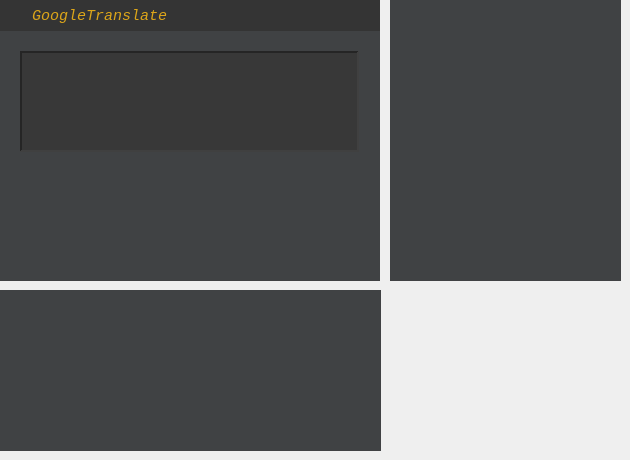
<?xml version="1.0" encoding="UTF-8"?>
<ui version="4.0">
 <class>MainWindow</class>
 <widget class="QMainWindow" name="MainWindow">
  <property name="geometry">
   <rect>
    <x>0</x>
    <y>0</y>
    <width>630</width>
    <height>460</height>
   </rect>
  </property>
  <property name="windowTitle">
   <string>kangke</string>
  </property>
  <property name="styleSheet">
   <string notr="true"/>
  </property>
  <widget class="QWidget" name="CentralWidget">
   <widget class="QWidget" name="MainWidget" native="true">
    <property name="geometry">
     <rect>
      <x>-1</x>
      <y>0</y>
      <width>381</width>
      <height>281</height>
     </rect>
    </property>
    <property name="styleSheet">
     <string notr="true">background-color: rgb(64, 66, 68);</string>
    </property>
    <widget class="QWidget" name="layoutWidget">
     <property name="geometry">
      <rect>
       <x>10</x>
       <y>40</y>
       <width>361</width>
       <height>231</height>
      </rect>
     </property>
     <layout class="QVBoxLayout" name="MainResultLayout">
      <item>
       <widget class="QPlainTextEdit" name="InputContent">
        <property name="font">
         <font>
          <family>Consolas</family>
          <pointsize>11</pointsize>
         </font>
        </property>
        <property name="contextMenuPolicy">
         <enum>Qt::DefaultContextMenu</enum>
        </property>
        <property name="styleSheet">
         <string notr="true">background-color: rgb(56, 56, 56);
color: rgb(255, 255, 255);</string>
        </property>
        <property name="frameShape">
         <enum>QFrame::Panel</enum>
        </property>
        <property name="frameShadow">
         <enum>QFrame::Sunken</enum>
        </property>
        <property name="lineWidth">
         <number>2</number>
        </property>
       </widget>
      </item>
      <item>
       <widget class="QPlainTextEdit" name="ReturnResult">
        <property name="enabled">
         <bool>true</bool>
        </property>
        <property name="font">
         <font>
          <family>Consolas</family>
          <pointsize>11</pointsize>
          <weight>9</weight>
          <italic>false</italic>
          <bold>false</bold>
         </font>
        </property>
        <property name="cursor" stdset="0">
         <cursorShape>ArrowCursor</cursorShape>
        </property>
        <property name="focusPolicy">
         <enum>Qt::ClickFocus</enum>
        </property>
        <property name="acceptDrops">
         <bool>false</bool>
        </property>
        <property name="styleSheet">
         <string notr="true">font: 75 11pt &quot;Consolas&quot;;
background-color: rgba(56, 56, 56, 0);
color: rgb(220, 165, 25);
</string>
        </property>
        <property name="frameShape">
         <enum>QFrame::Panel</enum>
        </property>
        <property name="frameShadow">
         <enum>QFrame::Sunken</enum>
        </property>
        <property name="lineWidth">
         <number>2</number>
        </property>
        <property name="readOnly">
         <bool>true</bool>
        </property>
        <property name="textInteractionFlags">
         <set>Qt::TextSelectableByMouse</set>
        </property>
       </widget>
      </item>
     </layout>
    </widget>
    <widget class="QFrame" name="TitleFrame">
     <property name="geometry">
      <rect>
       <x>0</x>
       <y>0</y>
       <width>381</width>
       <height>31</height>
      </rect>
     </property>
     <property name="focusPolicy">
      <enum>Qt::ClickFocus</enum>
     </property>
     <property name="styleSheet">
      <string notr="true">background-color: rgb(52, 52, 52);</string>
     </property>
     <property name="frameShadow">
      <enum>QFrame::Plain</enum>
     </property>
     <layout class="QVBoxLayout" name="TitleVLayout">
      <property name="spacing">
       <number>0</number>
      </property>
      <property name="leftMargin">
       <number>0</number>
      </property>
      <property name="topMargin">
       <number>0</number>
      </property>
      <property name="rightMargin">
       <number>0</number>
      </property>
      <property name="bottomMargin">
       <number>0</number>
      </property>
      <item>
       <layout class="QHBoxLayout" name="TitleHLayout">
        <property name="spacing">
         <number>0</number>
        </property>
        <item>
         <widget class="QLabel" name="TitleIconLabel">
          <property name="minimumSize">
           <size>
            <width>25</width>
            <height>25</height>
           </size>
          </property>
          <property name="maximumSize">
           <size>
            <width>25</width>
            <height>25</height>
           </size>
          </property>
          <property name="layoutDirection">
           <enum>Qt::LeftToRight</enum>
          </property>
          <property name="text">
           <string/>
          </property>
          <property name="pixmap">
           <pixmap resource="resource.qrc">:/Qresource/Google_Translate_Icon.png</pixmap>
          </property>
          <property name="scaledContents">
           <bool>true</bool>
          </property>
         </widget>
        </item>
        <item>
         <spacer name="TitleHSpacer1">
          <property name="orientation">
           <enum>Qt::Horizontal</enum>
          </property>
          <property name="sizeType">
           <enum>QSizePolicy::Minimum</enum>
          </property>
          <property name="sizeHint" stdset="0">
           <size>
            <width>8</width>
            <height>20</height>
           </size>
          </property>
         </spacer>
        </item>
        <item>
         <widget class="QLabel" name="TitleTextLabel">
          <property name="minimumSize">
           <size>
            <width>150</width>
            <height>25</height>
           </size>
          </property>
          <property name="maximumSize">
           <size>
            <width>200</width>
            <height>25</height>
           </size>
          </property>
          <property name="font">
           <font>
            <family>Consolas</family>
            <pointsize>11</pointsize>
            <weight>50</weight>
            <italic>true</italic>
            <bold>false</bold>
           </font>
          </property>
          <property name="styleSheet">
           <string notr="true">color: rgb(220, 165, 25);</string>
          </property>
          <property name="text">
           <string>GoogleTranslate</string>
          </property>
         </widget>
        </item>
        <item>
         <spacer name="TitleHSpacer2">
          <property name="orientation">
           <enum>Qt::Horizontal</enum>
          </property>
          <property name="sizeHint" stdset="0">
           <size>
            <width>40</width>
            <height>25</height>
           </size>
          </property>
         </spacer>
        </item>
        <item>
         <widget class="ClickLabel" name="TitleMinimizeLabel">
          <property name="minimumSize">
           <size>
            <width>25</width>
            <height>25</height>
           </size>
          </property>
          <property name="maximumSize">
           <size>
            <width>25</width>
            <height>25</height>
           </size>
          </property>
          <property name="palette">
           <palette>
            <active>
             <colorrole role="Button">
              <brush brushstyle="SolidPattern">
               <color alpha="255">
                <red>52</red>
                <green>52</green>
                <blue>52</blue>
               </color>
              </brush>
             </colorrole>
             <colorrole role="Base">
              <brush brushstyle="SolidPattern">
               <color alpha="255">
                <red>52</red>
                <green>52</green>
                <blue>52</blue>
               </color>
              </brush>
             </colorrole>
             <colorrole role="Window">
              <brush brushstyle="SolidPattern">
               <color alpha="255">
                <red>52</red>
                <green>52</green>
                <blue>52</blue>
               </color>
              </brush>
             </colorrole>
            </active>
            <inactive>
             <colorrole role="Button">
              <brush brushstyle="SolidPattern">
               <color alpha="255">
                <red>52</red>
                <green>52</green>
                <blue>52</blue>
               </color>
              </brush>
             </colorrole>
             <colorrole role="Base">
              <brush brushstyle="SolidPattern">
               <color alpha="255">
                <red>52</red>
                <green>52</green>
                <blue>52</blue>
               </color>
              </brush>
             </colorrole>
             <colorrole role="Window">
              <brush brushstyle="SolidPattern">
               <color alpha="255">
                <red>52</red>
                <green>52</green>
                <blue>52</blue>
               </color>
              </brush>
             </colorrole>
            </inactive>
            <disabled>
             <colorrole role="Button">
              <brush brushstyle="SolidPattern">
               <color alpha="255">
                <red>52</red>
                <green>52</green>
                <blue>52</blue>
               </color>
              </brush>
             </colorrole>
             <colorrole role="Base">
              <brush brushstyle="SolidPattern">
               <color alpha="255">
                <red>52</red>
                <green>52</green>
                <blue>52</blue>
               </color>
              </brush>
             </colorrole>
             <colorrole role="Window">
              <brush brushstyle="SolidPattern">
               <color alpha="255">
                <red>52</red>
                <green>52</green>
                <blue>52</blue>
               </color>
              </brush>
             </colorrole>
            </disabled>
           </palette>
          </property>
          <property name="text">
           <string/>
          </property>
          <property name="pixmap">
           <pixmap resource="resource.qrc">:/Qresource/Close4_Icon.png</pixmap>
          </property>
          <property name="scaledContents">
           <bool>true</bool>
          </property>
         </widget>
        </item>
       </layout>
      </item>
     </layout>
    </widget>
   </widget>
   <widget class="QScrollArea" name="Synonym_enScrollArea">
    <property name="geometry">
     <rect>
      <x>390</x>
      <y>0</y>
      <width>231</width>
      <height>281</height>
     </rect>
    </property>
    <property name="sizePolicy">
     <sizepolicy hsizetype="Fixed" vsizetype="Fixed">
      <horstretch>0</horstretch>
      <verstretch>0</verstretch>
     </sizepolicy>
    </property>
    <property name="maximumSize">
     <size>
      <width>231</width>
      <height>281</height>
     </size>
    </property>
    <property name="font">
     <font>
      <family>Consolas</family>
     </font>
    </property>
    <property name="layoutDirection">
     <enum>Qt::LeftToRight</enum>
    </property>
    <property name="styleSheet">
     <string notr="true">background-color: rgb(64, 66, 68);</string>
    </property>
    <property name="frameShape">
     <enum>QFrame::NoFrame</enum>
    </property>
    <property name="widgetResizable">
     <bool>false</bool>
    </property>
    <widget class="QWidget" name="Synonym_enContents">
     <property name="geometry">
      <rect>
       <x>0</x>
       <y>0</y>
       <width>200</width>
       <height>281</height>
      </rect>
     </property>
     <property name="sizePolicy">
      <sizepolicy hsizetype="Fixed" vsizetype="Preferred">
       <horstretch>0</horstretch>
       <verstretch>0</verstretch>
      </sizepolicy>
     </property>
     <property name="maximumSize">
      <size>
       <width>210</width>
       <height>16777215</height>
      </size>
     </property>
     <property name="font">
      <font>
       <family>Consolas</family>
      </font>
     </property>
     <property name="styleSheet">
      <string notr="true">color: #dfdddd;</string>
     </property>
    </widget>
   </widget>
   <widget class="QScrollArea" name="Synonym_zh_CNScrollArea">
    <property name="geometry">
     <rect>
      <x>0</x>
      <y>290</y>
      <width>381</width>
      <height>161</height>
     </rect>
    </property>
    <property name="sizePolicy">
     <sizepolicy hsizetype="Fixed" vsizetype="Fixed">
      <horstretch>0</horstretch>
      <verstretch>0</verstretch>
     </sizepolicy>
    </property>
    <property name="maximumSize">
     <size>
      <width>381</width>
      <height>161</height>
     </size>
    </property>
    <property name="styleSheet">
     <string notr="true">background-color: rgb(64, 66, 68);</string>
    </property>
    <property name="frameShape">
     <enum>QFrame::NoFrame</enum>
    </property>
    <property name="widgetResizable">
     <bool>false</bool>
    </property>
    <widget class="QWidget" name="Synonym_zh_CNContents">
     <property name="geometry">
      <rect>
       <x>0</x>
       <y>0</y>
       <width>350</width>
       <height>155</height>
      </rect>
     </property>
     <property name="maximumSize">
      <size>
       <width>350</width>
       <height>16777215</height>
      </size>
     </property>
     <property name="font">
      <font>
       <family>Consolas</family>
       <pointsize>10</pointsize>
      </font>
     </property>
     <property name="styleSheet">
      <string notr="true">color: #dfdddd;</string>
     </property>
    </widget>
   </widget>
  </widget>
 </widget>
 <layoutdefault spacing="6" margin="11"/>
 <customwidgets>
  <customwidget>
   <class>ClickLabel</class>
   <extends>QLabel</extends>
   <header location="global">clicklabel.h</header>
   <slots>
    <signal>clicked()</signal>
   </slots>
  </customwidget>
 </customwidgets>
 <resources>
  <include location="resource.qrc"/>
 </resources>
 <connections/>
 <slots>
  <slot>quit()</slot>
 </slots>
</ui>
